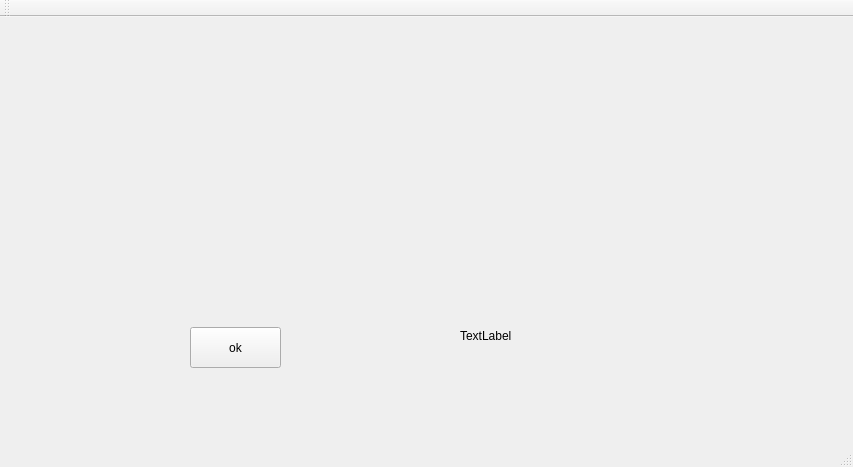
<?xml version="1.0" encoding="UTF-8"?>
<ui version="4.0">
 <class>MainWindow</class>
 <widget class="QMainWindow" name="MainWindow">
  <property name="geometry">
   <rect>
    <x>0</x>
    <y>0</y>
    <width>853</width>
    <height>467</height>
   </rect>
  </property>
  <property name="windowTitle">
   <string>MainWindow</string>
  </property>
  <widget class="QWidget" name="centralWidget">
   <widget class="QPushButton" name="pushButton">
    <property name="geometry">
     <rect>
      <x>190</x>
      <y>310</y>
      <width>91</width>
      <height>41</height>
     </rect>
    </property>
    <property name="text">
     <string>ok</string>
    </property>
   </widget>
   <widget class="QLabel" name="label">
    <property name="geometry">
     <rect>
      <x>460</x>
      <y>310</y>
      <width>67</width>
      <height>17</height>
     </rect>
    </property>
    <property name="text">
     <string>TextLabel</string>
    </property>
   </widget>
  </widget>
  <widget class="QMenuBar" name="menuBar">
   <property name="geometry">
    <rect>
     <x>0</x>
     <y>0</y>
     <width>853</width>
     <height>28</height>
    </rect>
   </property>
  </widget>
  <widget class="QToolBar" name="mainToolBar">
   <attribute name="toolBarArea">
    <enum>TopToolBarArea</enum>
   </attribute>
   <attribute name="toolBarBreak">
    <bool>false</bool>
   </attribute>
  </widget>
  <widget class="QStatusBar" name="statusBar"/>
 </widget>
 <layoutdefault spacing="6" margin="11"/>
 <resources/>
 <connections/>
</ui>
